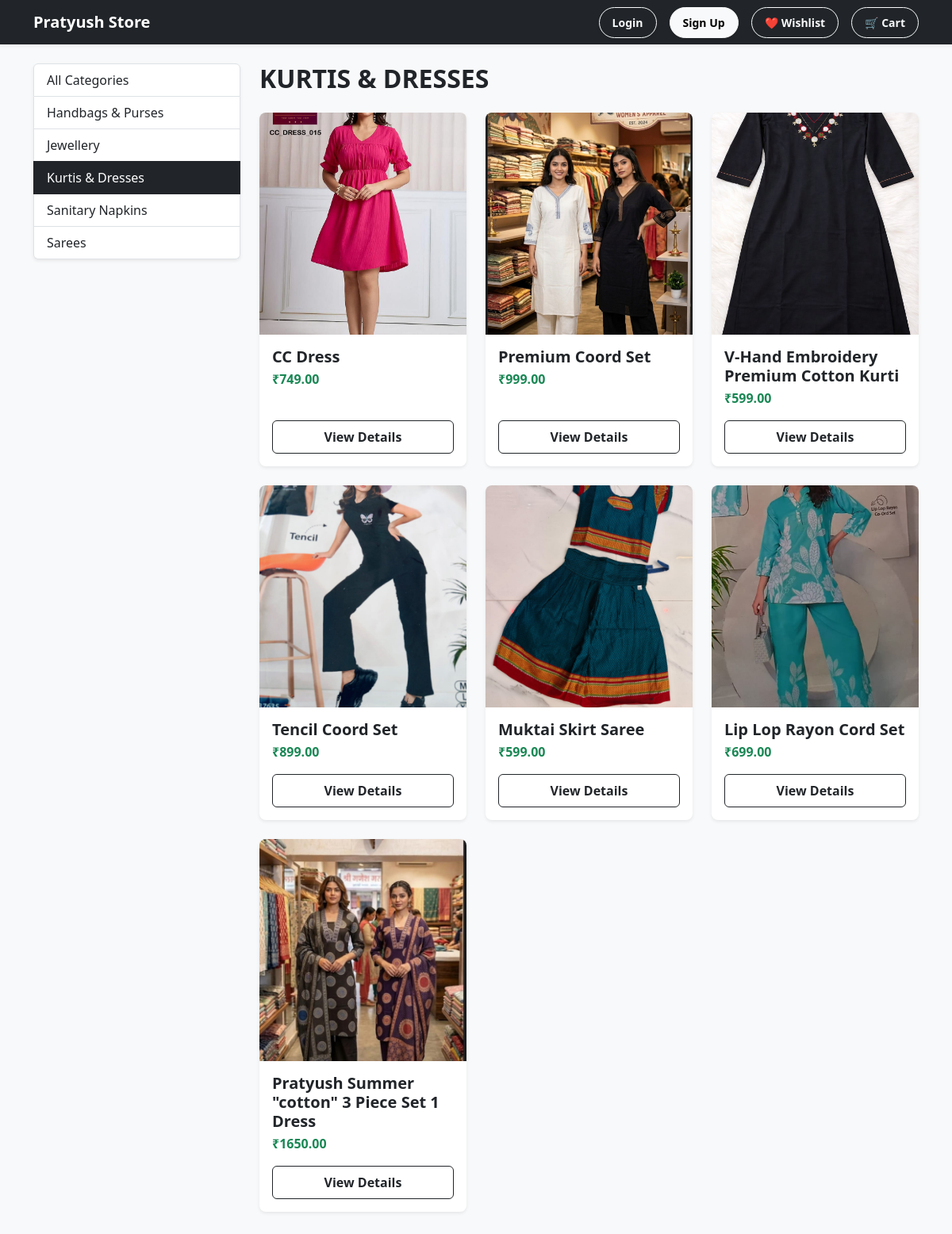
/kurtis-dresses/, run on the app's committed database.
### shop/models.py (models this page shows, shortened)
class Category(models.Model):
    name = models.CharField(max_length=200)
    name_mr = models.CharField(max_length=200, blank=True, null=True)
    slug = models.SlugField(max_length=200, unique=True)
    class Meta:
        ordering = ['name']
        verbose_name = 'category'
        verbose_name_plural = 'categories'

class Product(models.Model):
    category = models.ForeignKey(Category, related_name='products', on_delete=models.CASCADE)
    name = models.CharField(max_length=200)
    slug = models.SlugField(max_length=200, unique=True)
    image = models.ImageField(upload_to='products/%Y/%m/%d', blank=True)
    video = models.FileField(upload_to='products/videos/%Y/%m/%d', blank=True, null=True, help_text="Upload a product demonstration video")
    description = models.TextField(blank=True, help_text="Write only unique details here (e.g., fabric type, design details)")
    price = models.DecimalField(max_digits=10, decimal_places=2, verbose_name="Price (₹)")
    available = models.BooleanField(default=True)
    created = models.DateTimeField(auto_now_add=True)
    updated = models.DateTimeField(auto_now=True)
    product_quality_policy = models.CharField(max_length=255, default="100% Premium Quality Guaranteed")
    shipping_policy = models.CharField(max_length=255, default="🔥 FREE SHIPPING ALL OVER INDIA 🔥")
    return_policy = models.CharField(max_length=255, default="Strict No-Return Policy applies.")
    security_measure = models.CharField(max_length=255, default="Package opening video is compulsory for any damage claims.")
    booking_contact_name = models.CharField(max_length=100, default="Manjushri")
    booking_contact_number = models.CharField(max_length=15, default="8983341944")
    additional_policies_and_notes = models.TextField(blank=True, help_text="Add any extra booking numbers or custom notices here. Each note on a new line.")
    class Meta:
        ordering = ['-created']
        indexes = [
            models.Index(fields=['id', 'slug']),
        ]

### shop/views.py (the view)
# urls.py: path('', views.product_list, name='product_list'),
def product_list(request, category_slug=None):
    category = None
    categories = Category.objects.all()
    products = Product.objects.filter(available=True)
    if category_slug:
        category = get_object_or_404(Category, slug=category_slug)
        products = products.filter(category=category)
    return render(request, 'shop/product/list.html', {
        'category': category,
        'categories': categories,
        'products': products
    })

### cart/cart.py (called while the page is built)
    def __len__(self):
        return sum(item['quantity'] for item in self.cart.values())

### cart/context_processors.py (called while the page is built)
def cart(request):
    return {'cart': Cart(request)}

### templates/shop/product/list.html (shortened to what this page needs)
{% extends "shop/base.html" %}
{% block content %}
<div class="row mt-4">
    <div class="col-md-3 mb-4">
        <div class="list-group shadow-sm">
            <a href="{% url 'shop:product_list' %}" class="list-group-item list-group-item-action {% if not category %}active bg-dark border-dark{% endif %}">
                All Categories
            </a>
            {% for c in categories %}
                <a href="{% url 'shop:product_list_by_category' c.slug %}" class="list-group-item list-group-item-action {% if category.id == c.id %}active bg-dark border-dark{% endif %}">
                    {{ c.name }}
                </a>
            {% endfor %}
        </div>
    </div>
    <div class="col-md-9">
        {% if category %}
            <h2 class="mb-4 fw-bold text-uppercase tracking-wide text-dark">{{ category.name }}</h2>
            <div class="row row-cols-1 row-cols-md-3 g-4 mb-5">
                {% for product in products %}
                    <div class="col">
                        <div class="card h-100 shadow-sm border-0 rounded-3 overflow-hidden">
                            {% if product.additional_images.all %}
                                <div id="carouselProductCategory{{ product.id }}" class="carousel slide" data-bs-ride="false" data-bs-touch="true">
                                    <div class="carousel-inner" style="height: 280px;">
                                        {% if product.image %}
                                            <div class="carousel-item active h-100">
                                                <img src="{{ product.image.url }}" class="d-block w-100 h-100" alt="{{ product.name }}" style="object-fit: cover;">
                                            </div>
                                        {% endif %}
                                        {% for add_img in product.additional_images.all %}
                                            <div class="carousel-item {% if not product.image and forloop.first %}active{% endif %} h-100">
                                                <img src="{{ add_img.image.url }}" class="d-block w-100 h-100" alt="{{ add_img.alt_text|default:product.name }}" style="object-fit: cover;">
                                            </div>
                                        {% endfor %}
                                    </div>
                                    <button class="carousel-control-prev" type="button" data-bs-target="#carouselProductCategory{{ product.id }}" data-bs-slide="prev">
                                        <span class="carousel-control-prev-icon bg-dark rounded-circle p-2" aria-hidden="true"></span>
                                        <span class="visually-hidden">Previous</span>
                                    </button>
                                    <button class="carousel-control-next" type="button" data-bs-target="#carouselProductCategory{{ product.id }}" data-bs-slide="next">
                                        <span class="carousel-control-next-icon bg-dark rounded-circle p-2" aria-hidden="true"></span>
                                        <span class="visually-hidden">Next</span>
                                    </button>
                                </div>
                            {% elif product.image %}
                                <img src="{{ product.image.url }}" class="card-img-top" alt="{{ product.name }}" style="height: 280px; object-fit: cover;">
                            {% endif %}
                            <div class="card-body d-flex flex-column p-3">
                                <h5 class="card-title fw-bold text-dark mb-1">{{ product.name }}</h5>
                                <p class="text-success fw-bold mb-3">₹{{ product.price }}</p>
                                <a href="{% url 'shop:product_detail' product.id product.slug %}" class="btn btn-outline-dark mt-auto w-100 py-2 fw-bold">View Details</a>
                            </div>
                        </div>
                    </div>
                {% empty %}
                    <div class="col-12">
                        <p class="text-muted bg-light p-4 rounded text-center">No products found in this category yet.</p>
                    </div>
                {% endfor %}
            </div>
        {% endif %}
    </div>
</div>
{% endblock %}

### data on the page
Category: name "Handbags & Purses"
Category: name "Jewellery"
Category: name "Kurtis & Dresses", name "KURTIS & DRESSES"
Category: name "Sanitary Napkins"
Category: name "Sarees"
Product: image (picture), name "CC Dress", price "749.00"
Product: image (picture), name "Premium Coord Set", price "999.00"
Product: image (picture), name "V-Hand Embroidery Premium Cotton Kurti", price "599.00"
Product: image (picture), name "Tencil Coord Set", price "899.00"
Product: image (picture), name "Muktai Skirt Saree", price "599.00"
Product: image (picture), name "Lip Lop Rayon Cord Set", price "699.00"
Product: image (picture), name "Pratyush Summer \"cotton\" 3 Piece Set 1 Dress", price "1650.00"
